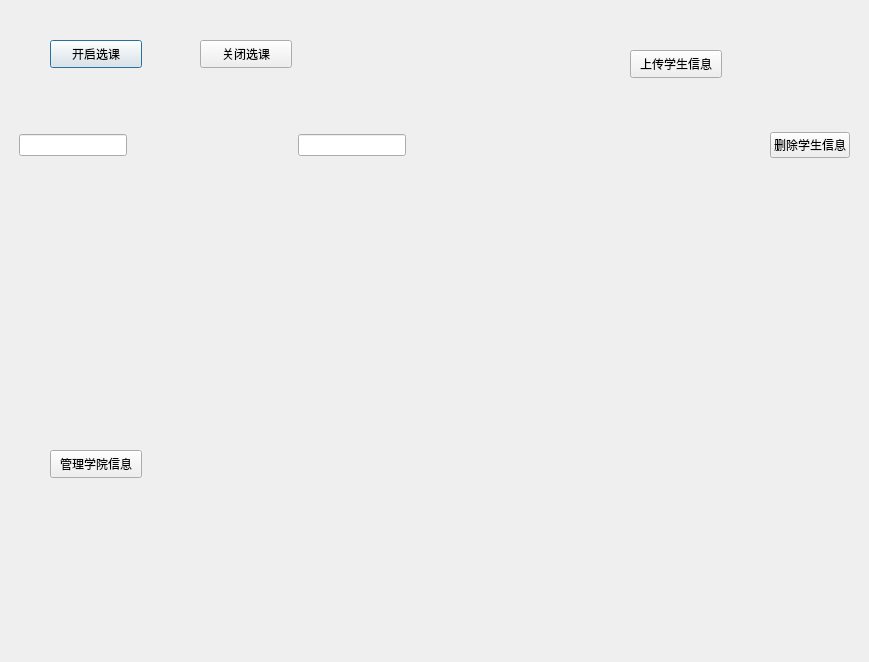
<?xml version="1.0" encoding="UTF-8"?>
<ui version="4.0">
 <class>Dialog</class>
 <widget class="QDialog" name="Dialog">
  <property name="geometry">
   <rect>
    <x>0</x>
    <y>0</y>
    <width>869</width>
    <height>662</height>
   </rect>
  </property>
  <property name="windowTitle">
   <string>Dialog</string>
  </property>
  <widget class="QPushButton" name="pushButton">
   <property name="geometry">
    <rect>
     <x>50</x>
     <y>40</y>
     <width>92</width>
     <height>28</height>
    </rect>
   </property>
   <property name="text">
    <string>开启选课</string>
   </property>
  </widget>
  <widget class="QPushButton" name="pushButton_2">
   <property name="geometry">
    <rect>
     <x>630</x>
     <y>50</y>
     <width>92</width>
     <height>28</height>
    </rect>
   </property>
   <property name="text">
    <string>上传学生信息</string>
   </property>
  </widget>
  <widget class="QPushButton" name="pushButton_3">
   <property name="geometry">
    <rect>
     <x>50</x>
     <y>450</y>
     <width>92</width>
     <height>28</height>
    </rect>
   </property>
   <property name="text">
    <string>管理学院信息</string>
   </property>
  </widget>
  <widget class="QPushButton" name="pushButton_5">
   <property name="geometry">
    <rect>
     <x>200</x>
     <y>40</y>
     <width>92</width>
     <height>28</height>
    </rect>
   </property>
   <property name="text">
    <string>关闭选课</string>
   </property>
  </widget>
  <widget class="QWidget" name="horizontalLayoutWidget">
   <property name="geometry">
    <rect>
     <x>19</x>
     <y>120</y>
     <width>831</width>
     <height>51</height>
    </rect>
   </property>
   <layout class="QHBoxLayout" name="horizontalLayout">
    <item alignment="Qt::AlignLeft">
     <widget class="QLineEdit" name="lineEdit"/>
    </item>
    <item alignment="Qt::AlignLeft">
     <widget class="QLineEdit" name="lineEdit_2"/>
    </item>
    <item alignment="Qt::AlignRight">
     <widget class="QPushButton" name="pushButton_6">
      <property name="text">
       <string>删除学生信息</string>
      </property>
     </widget>
    </item>
   </layout>
  </widget>
  <widget class="QLabel" name="label">
   <property name="geometry">
    <rect>
     <x>240</x>
     <y>180</y>
     <width>411</width>
     <height>371</height>
    </rect>
   </property>
   <property name="text">
    <string>&lt;html&gt;&lt;head/&gt;&lt;body&gt;&lt;p&gt;&lt;img src=&quot;:/admin/屏幕截图 2023-03-30 124350.png&quot;/&gt;&lt;/p&gt;&lt;/body&gt;&lt;/html&gt;</string>
   </property>
  </widget>
 </widget>
 <resources>
  <include location="../res.qrc"/>
 </resources>
 <connections/>
</ui>
